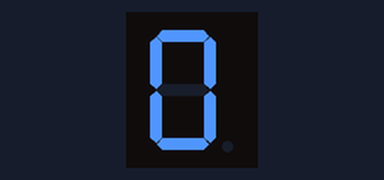
Bench run of a program on a simulated Raspberry Pi (BCM pin numbers). On the bench: 1-digit seven-segment display. The segment pins are drawn as the display they are named for.

Above: at 0.3 s.
At 1.32 s:
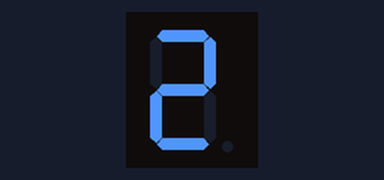
At 2.1 s:
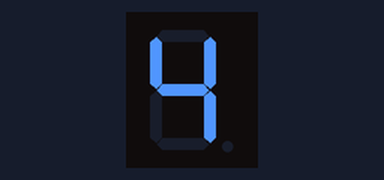
At 2.82 s:
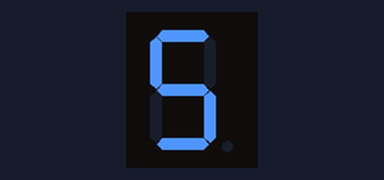
At 3.6 s:
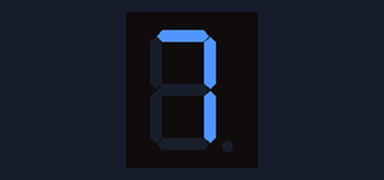
At 4.8 s:
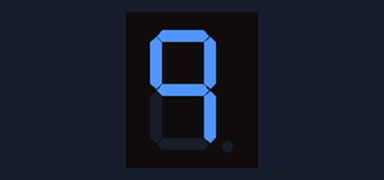

Measured:
- by itself, everything shown: repeats every 5.0 s, in 10 steps
- what the display in image 0 shows lasts 0.4 s, from 0.1 s to 0.5 s

The program:

7Segment.py
```python
import RPi.GPIO as GPIO  #Calling for header file which helps us use GPIO's of Pi
from time import sleep  #calling sleep from time to provide delays in program

#String of characters storing port values for each digit
DISPLAY = [0x3F,0x06,0x5B,0x4F,0x66,0x6D,0x7D,0x07,0x7F,0x67]

GPIO.setwarnings(False)
GPIO.setmode(GPIO.BCM)

#List of variables for the segment ports
#This is equivalent to (a,b,c,d,e,f,g,h) i.e a=13,b=6 and so on
segments = (13,6,16,20,21,19,26,12)

#initializing the segment ports to output at 0
GPIO.setup(segments, GPIO.OUT, initial=0)

def PORT(pin):                  #Assigning GPIO logic by taking 'pin' value
    if(pin&0x01 == 0x01):
        GPIO.output(13,0)       #if bit0 of bit8 is true, pull PIN13 low
    else:
        GPIO.output(13,1)       #if bit0 of bit8 is false, pull PIN13 high

    if(pin&0x02 == 0x02):
        GPIO.output(6,0)
    else:
        GPIO.output(6,1)

    if(pin&0x04 == 0x04):
        GPIO.output(16,0)
    else:
        GPIO.output(16,1)

    if(pin&0x08 == 0x08):
        GPIO.output(20,0)
    else:
        GPIO.output(20,1)

    if(pin&0x10 == 0x10):
        GPIO.output(21,0)
    else:
        GPIO.output(21,1)

    if(pin&0x20 == 0x20):
        GPIO.output(19,0)
    else:
        GPIO.output(19,1)

    if(pin&0x40 == 0x40):
        GPIO.output(26,0)
    else:
        GPIO.output(26,1)

    if(pin&0x80 == 0x80):
        GPIO.output(12,0)
    else:
        GPIO.output(12,1)

try:
    while 1:
        for x in range(10):         #Execute the loop ten times for incrementing x from 0-9
                pin = DISPLAY[x]    # assigning value to pin for each digit
                PORT(pin)           #Calling the function port
                sleep(0.5)            #Providing a delay of 0.5 sec

except KeyboardInterrupt:
    GPIO.cleanup()                  #Cleaning up the GPIO pins
```
